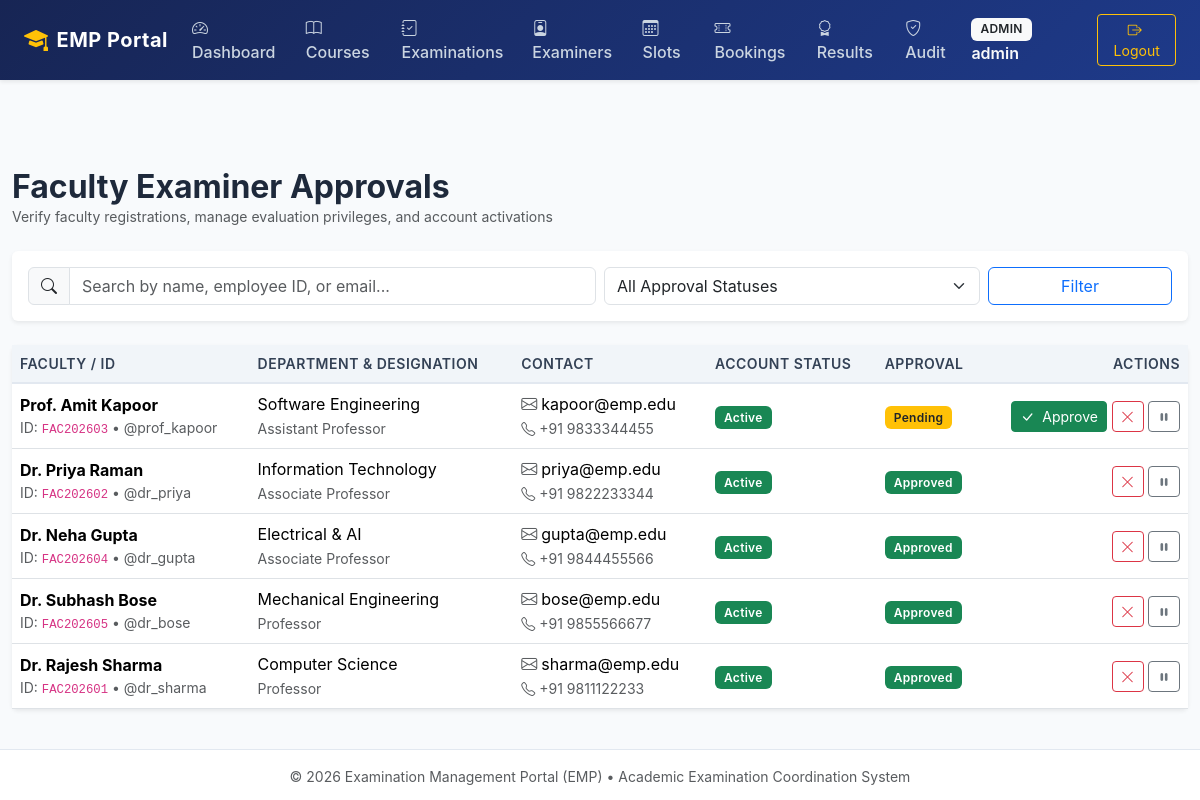
Before: /admin/examiners (signed in) with the older database file.
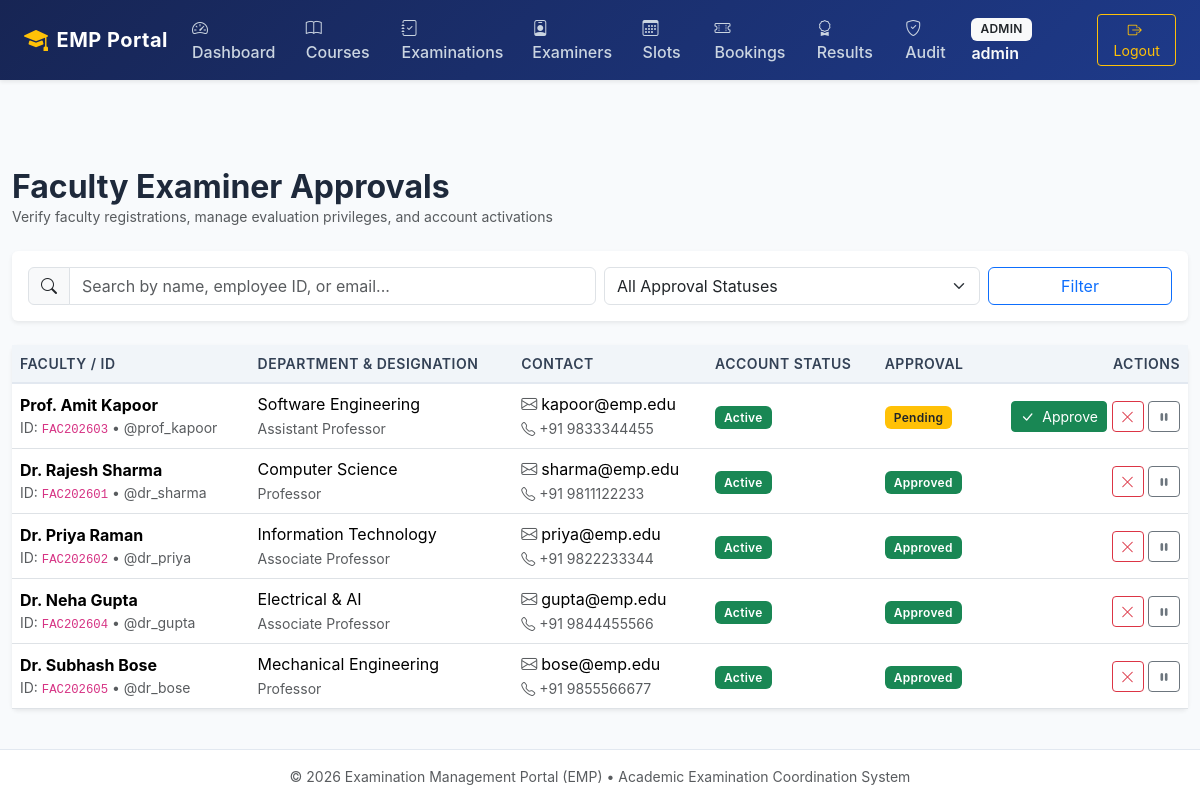
After: the same page with the newer database file.
### tables this page shows
CREATE TABLE examiner_profiles (
    id INTEGER PRIMARY KEY AUTOINCREMENT,
    user_id INTEGER UNIQUE NOT NULL,
    employee_id VARCHAR(50) UNIQUE NOT NULL,
    full_name VARCHAR(120) NOT NULL,
    department VARCHAR(100) NOT NULL,
    designation VARCHAR(100) NOT NULL,
    phone VARCHAR(30),
    approval_status VARCHAR(20) NOT NULL DEFAULT 'pending' CHECK(approval_status IN ('pending', 'approved', 'rejected')),
    approved_at TIMESTAMP,
    approved_by INTEGER,
    FOREIGN KEY (user_id) REFERENCES users(id) ON DELETE CASCADE,
    FOREIGN KEY (approved_by) REFERENCES users(id) ON DELETE SET NULL
);

CREATE TABLE users (
    id INTEGER PRIMARY KEY AUTOINCREMENT,
    username VARCHAR(80) UNIQUE NOT NULL,
    email VARCHAR(120) UNIQUE NOT NULL,
    password_hash VARCHAR(255) NOT NULL,
    role VARCHAR(20) NOT NULL CHECK(role IN ('admin', 'examiner', 'student')),
    is_active INTEGER NOT NULL DEFAULT 1,
    created_at TIMESTAMP NOT NULL DEFAULT CURRENT_TIMESTAMP
);

### app/routes/admin.py (the view)
@admin_bp.route('/examiners')
def examiners():
    status = request.args.get('status')
    search = request.args.get('search')
    examiner_list = list_examiners(approval_status=status, search=search)
    return render_template('admin/examiners.html', examiners=examiner_list, status=status, search=search)

### app/database.py (called while the page is built)
def get_db(db_path=None):
    if db_path is None:
        try:
            db_path = current_app.config['DATABASE_PATH']
        except RuntimeError:
            from app.config import Config
            db_path = Config.DATABASE_PATH
    try:
        if 'db' not in g:
            if db_path != ':memory:':
                os.makedirs(os.path.dirname(os.path.abspath(db_path)), exist_ok=True)
            conn = sqlite3.connect(db_path)
            conn.row_factory = sqlite3.Row
            conn.execute("PRAGMA foreign_keys = ON;")
            g.db = conn
        return g.db
    except RuntimeError:
        if db_path != ':memory:':
            os.makedirs(os.path.dirname(os.path.abspath(db_path)), exist_ok=True)
        conn = sqlite3.connect(db_path)
        conn.row_factory = sqlite3.Row
        conn.execute("PRAGMA foreign_keys = ON;")
        return conn

### app/routes/admin.py (called while the page is built)
@admin_bp.before_request
@role_required('admin')
def check_admin():
    pass

### app/templates/admin/examiners.html (shortened to what the changed rows need)
{% extends "base.html" %}
{% block content %}
<div class="d-flex justify-content-between align-items-center mb-4">
    <div>
        <h2 class="fw-bold mb-0">Faculty Examiner Approvals</h2>
    </div>
</div>
<div class="card shadow-sm border-0">
    <div class="card-body p-0">
        <div class="table-responsive">
            <table class="table table-hover table-emp align-middle mb-0">
                <thead>
                    <tr>
                        <th>Faculty / ID</th>
                        <th>Department & Designation</th>
                        <th>Contact</th>
                        <th>Account Status</th>
                        <th>Approval</th>
                        <th class="text-end">Actions</th>
                    </tr>
                </thead>
                <tbody>
                    {% for ex in examiners %}
                    <tr>
                        <td>
                            <div class="fw-bold">{{ ex.full_name }}</div>
                            <div class="small text-muted">ID: <code>{{ ex.employee_id }}</code> &bull; @{{ ex.username }}</div>
                        </td>
                        <td>
                            <div>{{ ex.department }}</div>
                            <small class="text-muted">{{ ex.designation }}</small>
                        </td>
                        <td>
                            <div><i class="bi bi-envelope me-1 text-muted"></i>{{ ex.email }}</div>
                            {% if ex.phone %}<small class="text-muted"><i class="bi bi-telephone me-1"></i>{{ ex.phone }}</small>{% endif %}
                        </td>
                        <td>
                            {% if ex.is_active %}
                                <span class="badge bg-success">Active</span>
                            {% else %}
                                <span class="badge bg-secondary">Deactivated</span>
                            {% endif %}
                        </td>
                        <td>{{ ex.approval_status | status_badge | safe }}</td>
                        <td class="text-end">
                            {% if ex.approval_status != 'approved' %}
                            <form method="POST" action="{{ url_for('admin.change_examiner_status', user_id=ex.id) }}" class="d-inline">
                                <button type="submit" class="btn btn-sm btn-success" title="Approve">
                                    <i class="bi bi-check-lg me-1"></i> Approve
                                </button>
                            </form>
                            {% endif %}
                            {% if ex.approval_status != 'rejected' %}
                            <form method="POST" action="{{ url_for('admin.change_examiner_status', user_id=ex.id) }}" class="d-inline">
                                <button type="submit" class="btn btn-sm btn-outline-danger" title="Reject" onclick="return confirm('Reject this examiner registration?');">
                                    <i class="bi bi-x-lg"></i>
                                </button>
                            </form>
                            {% endif %}
                            <form method="POST" action="{{ url_for('admin.toggle_user_active', user_id=ex.id) }}" class="d-inline">
                                <button type="submit" class="btn btn-sm {% if ex.is_active %}btn-outline-secondary{% else %}btn-outline-primary{% endif %}" title="Toggle Active State">
                                    {% if ex.is_active %}<i class="bi bi-pause-fill"></i>{% else %}<i class="bi bi-play-fill"></i>{% endif %}
                                </button>
                            </form>
                        </td>
                    </tr>
                    {% else %}
                    <tr>
                        <td colspan="6" class="text-center py-4 text-muted">No examiner records found.</td>
                    </tr>
                    {% endfor %}
                </tbody>
            </table>
        </div>
    </div>
</div>
{% endblock %}

Changed rows visible on the page:
changed examiner_profiles "Dr. Rajesh Sharma": moves up the list
